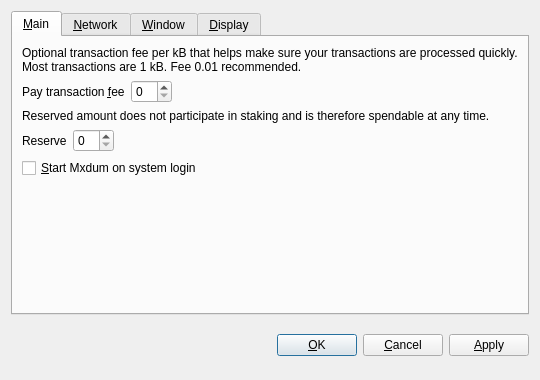
<?xml version="1.0" encoding="UTF-8"?>
<ui version="4.0">
 <class>OptionsDialog</class>
 <widget class="QDialog" name="OptionsDialog">
  <property name="geometry">
   <rect>
    <x>0</x>
    <y>0</y>
    <width>540</width>
    <height>380</height>
   </rect>
  </property>
  <property name="windowTitle">
   <string>Options</string>
  </property>
  <property name="modal">
   <bool>true</bool>
  </property>
  <layout class="QVBoxLayout" name="verticalLayout">
   <item>
    <widget class="QTabWidget" name="tabWidget">
     <property name="tabPosition">
      <enum>QTabWidget::North</enum>
     </property>
     <property name="currentIndex">
      <number>0</number>
     </property>
     <widget class="QWidget" name="tabMain">
      <attribute name="title">
       <string>&amp;Main</string>
      </attribute>
      <layout class="QVBoxLayout" name="verticalLayout_Main">
       <item>
        <widget class="QLabel" name="transactionFeeInfoLabel">
         <property name="text">
          <string>Optional transaction fee per kB that helps make sure your transactions are processed quickly. Most transactions are 1 kB. Fee 0.01 recommended.</string>
         </property>
         <property name="textFormat">
          <enum>Qt::PlainText</enum>
         </property>
         <property name="wordWrap">
          <bool>true</bool>
         </property>
        </widget>
       </item>
       <item>
        <layout class="QHBoxLayout" name="horizontalLayoutFee">
         <item>
          <widget class="QLabel" name="transactionFeeLabel">
           <property name="text">
            <string>Pay transaction &amp;fee</string>
           </property>
           <property name="textFormat">
            <enum>Qt::PlainText</enum>
           </property>
           <property name="buddy">
            <cstring>transactionFee</cstring>
           </property>
          </widget>
         </item>
         <item>
          <widget class="BitcoinAmountField" name="transactionFee"/>
         </item>
         <item>
          <spacer name="horizontalSpacerFee">
           <property name="orientation">
            <enum>Qt::Horizontal</enum>
           </property>
           <property name="sizeHint" stdset="0">
            <size>
             <width>40</width>
             <height>20</height>
            </size>
           </property>
          </spacer>
         </item>
        </layout>
       </item>
       <item>
        <widget class="QLabel" name="reserveBalanceInfoLabel">
         <property name="text">
          <string>Reserved amount does not participate in staking and is therefore spendable at any time.</string>
         </property>
         <property name="textFormat">
          <enum>Qt::PlainText</enum>
         </property>
         <property name="wordWrap">
          <bool>true</bool>
         </property>
        </widget>
       </item>
       <item>
        <layout class="QHBoxLayout" name="horizontalLayoutReserveBalance">
         <item>
          <widget class="QLabel" name="reserveBalanceLabel">
           <property name="text">
            <string>Reserve</string>
           </property>
           <property name="textFormat">
            <enum>Qt::PlainText</enum>
           </property>
           <property name="buddy">
            <cstring>reserveBalance</cstring>
           </property>
          </widget>
         </item>
         <item>
          <widget class="BitcoinAmountField" name="reserveBalance"/>
         </item>
         <item>
          <spacer name="horizontalSpacerReserveBalance">
           <property name="orientation">
            <enum>Qt::Horizontal</enum>
           </property>
           <property name="sizeHint" stdset="0">
            <size>
             <width>40</width>
             <height>20</height>
            </size>
           </property>
          </spacer>
         </item>
        </layout>
       </item>
       <item>
        <widget class="QCheckBox" name="bitcoinAtStartup">
         <property name="toolTip">
          <string>Automatically start Mxdum after logging in to the system.</string>
         </property>
         <property name="text">
          <string>&amp;Start Mxdum on system login</string>
         </property>
        </widget>
       </item>
       <item>
        <spacer name="verticalSpacer_Main">
         <property name="orientation">
          <enum>Qt::Vertical</enum>
         </property>
         <property name="sizeHint" stdset="0">
          <size>
           <width>20</width>
           <height>40</height>
          </size>
         </property>
        </spacer>
       </item>
      </layout>
     </widget>
     <widget class="QWidget" name="tabNetwork">
      <attribute name="title">
       <string>&amp;Network</string>
      </attribute>
      <layout class="QVBoxLayout" name="verticalLayout_Network">
       <item>
        <widget class="QCheckBox" name="mapPortUpnp">
         <property name="toolTip">
          <string>Automatically open the Mxdum client port on the router. This only works when your router supports UPnP and it is enabled.</string>
         </property>
         <property name="text">
          <string>Map port using &amp;UPnP</string>
         </property>
        </widget>
       </item>
       <item>
        <widget class="QCheckBox" name="connectSocks">
         <property name="toolTip">
          <string>Connect to the Mxdum network through a SOCKS5 proxy (e.g. when connecting through Tor).</string>
         </property>
         <property name="text">
          <string>&amp;Connect through SOCKS5 proxy:</string>
         </property>
        </widget>
       </item>
       <item>
        <layout class="QHBoxLayout" name="horizontalLayout_Network">
         <item>
          <widget class="QLabel" name="proxyIpLabel">
           <property name="text">
            <string>Proxy &amp;IP:</string>
           </property>
           <property name="textFormat">
            <enum>Qt::PlainText</enum>
           </property>
           <property name="buddy">
            <cstring>proxyIp</cstring>
           </property>
          </widget>
         </item>
         <item>
          <widget class="QValidatedLineEdit" name="proxyIp">
           <property name="maximumSize">
            <size>
             <width>140</width>
             <height>16777215</height>
            </size>
           </property>
           <property name="toolTip">
            <string>IP address of the proxy (e.g. 127.0.0.1)</string>
           </property>
          </widget>
         </item>
         <item>
          <widget class="QLabel" name="proxyPortLabel">
           <property name="text">
            <string>&amp;Port:</string>
           </property>
           <property name="textFormat">
            <enum>Qt::PlainText</enum>
           </property>
           <property name="buddy">
            <cstring>proxyPort</cstring>
           </property>
          </widget>
         </item>
         <item>
          <widget class="QLineEdit" name="proxyPort">
           <property name="maximumSize">
            <size>
             <width>55</width>
             <height>16777215</height>
            </size>
           </property>
           <property name="toolTip">
            <string>Port of the proxy (e.g. 9050)</string>
           </property>
          </widget>
         </item>
         <item>
          <spacer name="horizontalSpacer_Network">
           <property name="orientation">
            <enum>Qt::Horizontal</enum>
           </property>
           <property name="sizeHint" stdset="0">
            <size>
             <width>40</width>
             <height>20</height>
            </size>
           </property>
          </spacer>
         </item>
        </layout>
       </item>
       <item>
        <spacer name="verticalSpacer_Network">
         <property name="orientation">
          <enum>Qt::Vertical</enum>
         </property>
         <property name="sizeHint" stdset="0">
          <size>
           <width>20</width>
           <height>40</height>
          </size>
         </property>
        </spacer>
       </item>
      </layout>
     </widget>
     <widget class="QWidget" name="tabWindow">
      <attribute name="title">
       <string>&amp;Window</string>
      </attribute>
      <layout class="QVBoxLayout" name="verticalLayout_Window">
       <item>
        <widget class="QCheckBox" name="minimizeToTray">
         <property name="toolTip">
          <string>Show only a tray icon after minimizing the window.</string>
         </property>
         <property name="text">
          <string>&amp;Minimize to the tray instead of the taskbar</string>
         </property>
        </widget>
       </item>
       <item>
        <widget class="QCheckBox" name="minimizeOnClose">
         <property name="toolTip">
          <string>Minimize instead of exit the application when the window is closed. When this option is enabled, the application will be closed only after selecting Quit in the menu.</string>
         </property>
         <property name="text">
          <string>M&amp;inimize on close</string>
         </property>
        </widget>
       </item>
       <item>
        <spacer name="verticalSpacer_Window">
         <property name="orientation">
          <enum>Qt::Vertical</enum>
         </property>
         <property name="sizeHint" stdset="0">
          <size>
           <width>20</width>
           <height>40</height>
          </size>
         </property>
        </spacer>
       </item>
      </layout>
     </widget>
     <widget class="QWidget" name="tabDisplay">
      <attribute name="title">
       <string>&amp;Display</string>
      </attribute>
      <layout class="QVBoxLayout" name="verticalLayout_Display">
       <item>
        <layout class="QHBoxLayout" name="horizontalLayout_1_Display">
         <item>
          <widget class="QLabel" name="langLabel">
           <property name="text">
            <string>User Interface &amp;language:</string>
           </property>
           <property name="textFormat">
            <enum>Qt::PlainText</enum>
           </property>
           <property name="buddy">
            <cstring>lang</cstring>
           </property>
          </widget>
         </item>
         <item>
          <widget class="QValueComboBox" name="lang">
           <property name="toolTip">
            <string>The user interface language can be set here. This setting will take effect after restarting Mxdum.</string>
           </property>
          </widget>
         </item>
        </layout>
       </item>
       <item>
        <layout class="QHBoxLayout" name="horizontalLayout_2_Display">
         <item>
          <widget class="QLabel" name="unitLabel">
           <property name="text">
            <string>&amp;Unit to show amounts in:</string>
           </property>
           <property name="textFormat">
            <enum>Qt::PlainText</enum>
           </property>
           <property name="buddy">
            <cstring>unit</cstring>
           </property>
          </widget>
         </item>
         <item>
          <widget class="QValueComboBox" name="unit">
           <property name="toolTip">
            <string>Choose the default subdivision unit to show in the interface and when sending coins.</string>
           </property>
          </widget>
         </item>
        </layout>
       </item>
       <item>
        <widget class="QCheckBox" name="coinControlFeatures">
         <property name="toolTip">
          <string>Whether to show coin control features or not.</string>
         </property>
         <property name="text">
          <string>Display coin &amp;control features (experts only!)</string>
         </property>
        </widget>
       </item>
       <item>
        <widget class="QCheckBox" name="useBlackTheme">
         <property name="text">
          <string>Use black visual theme (requires restart)</string>
         </property>
        </widget>
       </item>
       <item>
        <spacer name="verticalSpacer_Display">
         <property name="orientation">
          <enum>Qt::Vertical</enum>
         </property>
         <property name="sizeHint" stdset="0">
          <size>
           <width>20</width>
           <height>40</height>
          </size>
         </property>
        </spacer>
       </item>
      </layout>
     </widget>
    </widget>
   </item>
   <item>
    <layout class="QHBoxLayout" name="horizontalLayout_Buttons">
     <item>
      <spacer name="horizontalSpacer_1">
       <property name="orientation">
        <enum>Qt::Horizontal</enum>
       </property>
       <property name="sizeHint" stdset="0">
        <size>
         <width>40</width>
         <height>48</height>
        </size>
       </property>
      </spacer>
     </item>
     <item>
      <widget class="QLabel" name="statusLabel">
       <property name="font">
        <font>
         <weight>75</weight>
         <bold>true</bold>
        </font>
       </property>
       <property name="text">
        <string/>
       </property>
       <property name="textFormat">
        <enum>Qt::PlainText</enum>
       </property>
       <property name="wordWrap">
        <bool>true</bool>
       </property>
      </widget>
     </item>
     <item>
      <spacer name="horizontalSpacer_2">
       <property name="orientation">
        <enum>Qt::Horizontal</enum>
       </property>
       <property name="sizeHint" stdset="0">
        <size>
         <width>40</width>
         <height>48</height>
        </size>
       </property>
      </spacer>
     </item>
     <item>
      <widget class="QPushButton" name="okButton">
       <property name="text">
        <string>&amp;OK</string>
       </property>
      </widget>
     </item>
     <item>
      <widget class="QPushButton" name="cancelButton">
       <property name="text">
        <string>&amp;Cancel</string>
       </property>
       <property name="autoDefault">
        <bool>false</bool>
       </property>
      </widget>
     </item>
     <item>
      <widget class="QPushButton" name="applyButton">
       <property name="text">
        <string>&amp;Apply</string>
       </property>
       <property name="autoDefault">
        <bool>false</bool>
       </property>
      </widget>
     </item>
    </layout>
   </item>
  </layout>
 </widget>
 <customwidgets>
  <customwidget>
   <class>BitcoinAmountField</class>
   <extends>QSpinBox</extends>
   <header>bitcoinamountfield.h</header>
  </customwidget>
  <customwidget>
   <class>QValueComboBox</class>
   <extends>QComboBox</extends>
   <header>qvaluecombobox.h</header>
  </customwidget>
  <customwidget>
   <class>QValidatedLineEdit</class>
   <extends>QLineEdit</extends>
   <header>qvalidatedlineedit.h</header>
  </customwidget>
 </customwidgets>
 <resources/>
 <connections/>
</ui>
